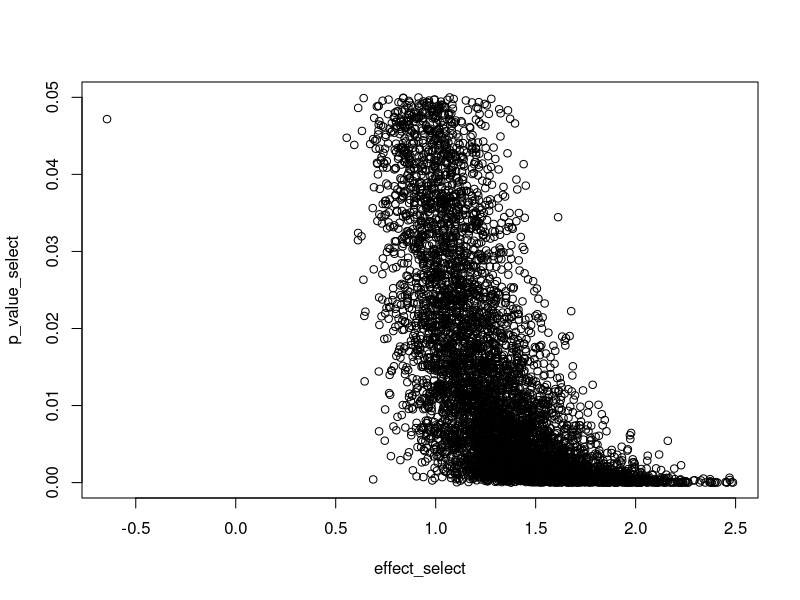

This figure's R source:


# To simulate the winner's curse scenario

set.seed(10)

iteration <- 10000

n <- 10

effect_list <- c()
p_value_list <- c()

true_effect <- 1
true_sd <- 1

alpha_level <- 0.05

for (i in 1:iteration) {
    
    a <- rnorm(n, mean = true_effect, sd = true_sd)
    b <- rnorm(n, mean = 0, sd = true_sd)
    
    effect <- mean(a) - mean(b)
    p_value <- t.test(a, b)[['p.value']]
    
    effect_list[i] <- effect
    p_value_list[i] <- p_value
    
}

effect_select <- effect_list[p_value_list < alpha_level]
p_value_select <- p_value_list[p_value_list < alpha_level]

plot(effect_select, p_value_select)

sum(effect_select > true_effect) / length(effect_select)
